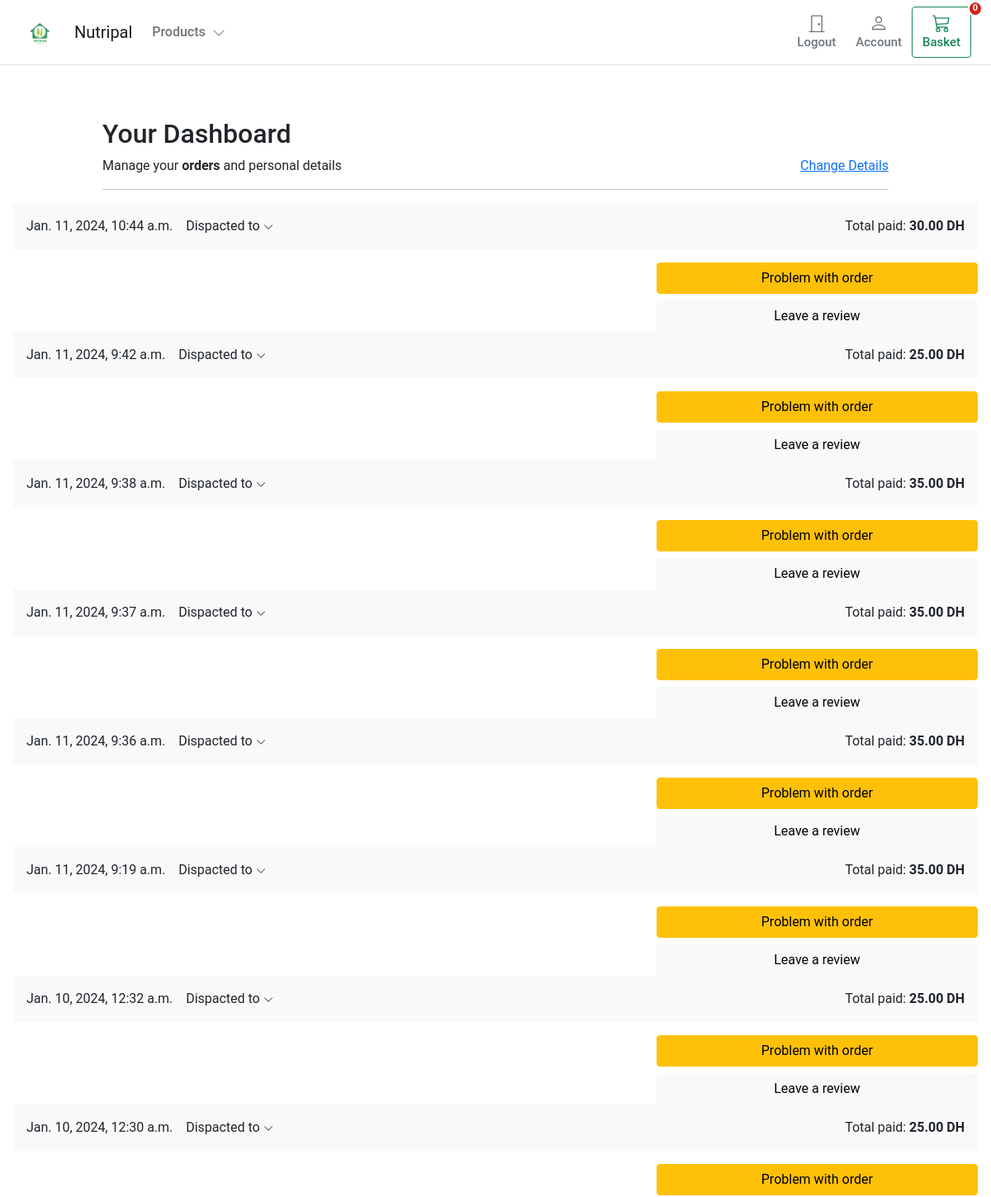
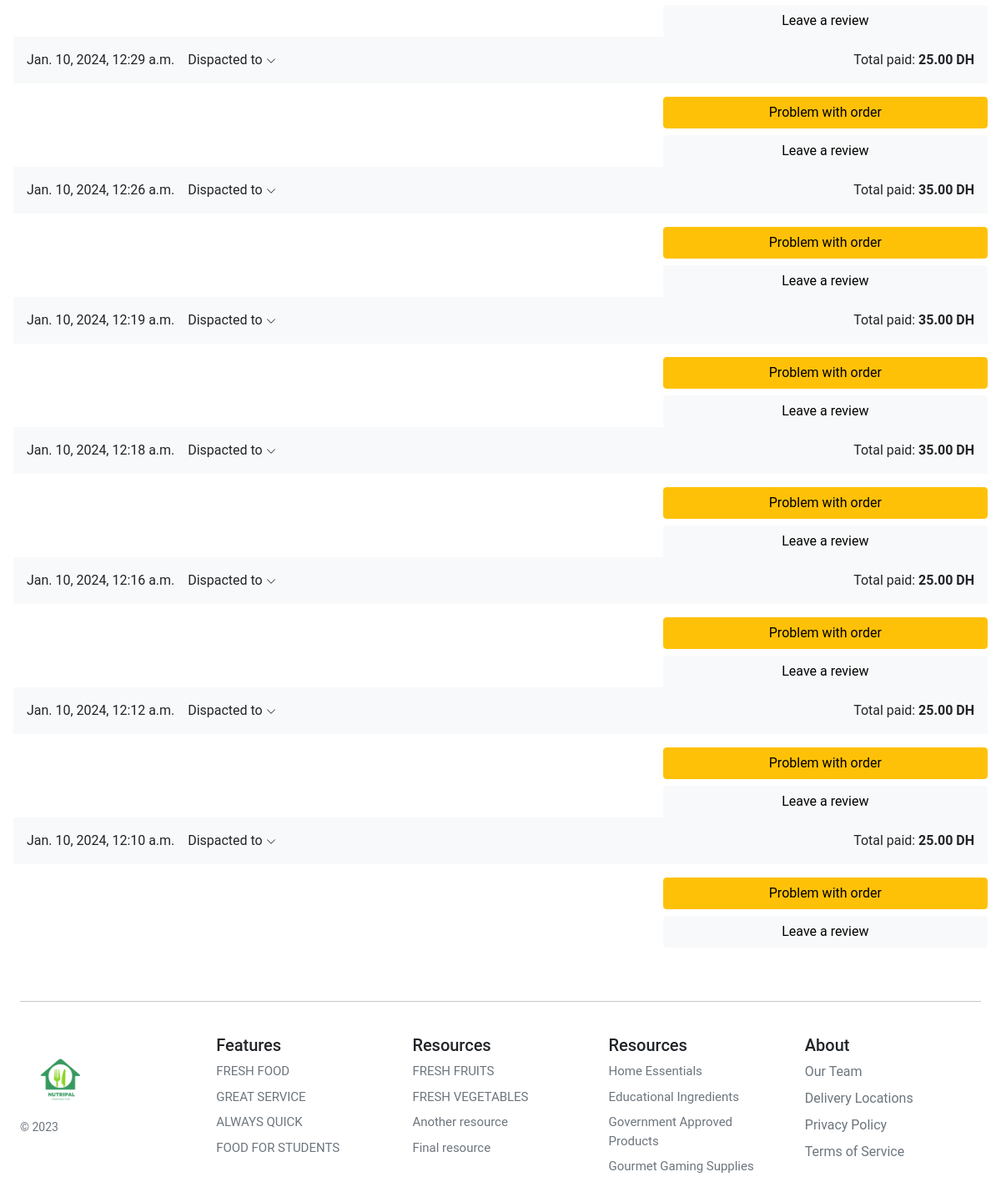
Page /account/dashboard/ (signed in) on the committed database (2 pictures, top to bottom).
### orders/models.py (models this page shows, shortened)
class Order(models.Model):
    user = models.ForeignKey(settings.AUTH_USER_MODEL, on_delete=models.CASCADE, related_name='order_user')
    full_name = models.CharField(max_length=50)
    email = models.EmailField(max_length=254, blank=True)
    address1 = models.CharField(max_length=250)
    address2 = models.CharField(max_length=250)
    phone = models.CharField(max_length=100)
    created = models.DateTimeField(auto_now_add=True)
    updated = models.DateTimeField(auto_now=True)
    total_paid = models.DecimalField(max_digits=5, decimal_places=2)
    order_key = models.CharField(max_length=200)
    payment_option = models.CharField(max_length=200, blank=True)
    billing_status = models.BooleanField(default=False)
    class Meta:
        ordering = ('-created',)

### account/views.py (the view)
@login_required
def dashboard(request):
    user_id = request.user.id
    orders = Order.objects.filter(user_id=user_id).filter(billing_status=True)
    return render(request,
                  'account/user/dashboard.html', {"orders": orders}
                 )

### Basket/basket.py (called while the page is built)
    def __len__(self):
        return sum(item['qty'] for item in self.basket.values())

### Basket/context_processors.py (called while the page is built)
def basket(request):
    return{'basket':Basket(request)}

### Market/context_processors.py (called while the page is built)
def categories(request):
    return{
        'categories': Category.objects.all()
    }

### templates/account/user/dashboard.html (shortened to what this page needs)
{% extends "../../base.html" %} {% load static %} {% block title %}Basket Summary{%endblock %} {% block content %}
<main class="pt-5">
  <div class="container" style="max-width: 1000px">
    <div class="col-12">
      <h1 class="h2">Your Dashboard</h1>
    </div>
    <div class="col-12 d-flex justify-content-between">
      <div>Manage your <b>orders</b> and personal details</div>
      <div><a href="{% url "account:edit_details"%}">Change Details</a></div>
    </div>
    <hr />
  </div>
</main>
<div class="container">
{% for order in orders %}
<div class="row g-3">
  <div class="col-12 bg-light p-3 d-flex justify-content-between">
    <div class="d-flex d-flex-inline">
      <div class="pe-3">{{ order.created }}</div>
      <div class="dropdown">
      <a class="text-reset text-decoration-none dropdown-toggle" href="#" role="link" id="dropdownLink" data-bs-toggle="dropdown" aria-expanded="false">
      Dispacted to
      <svg xmlns="http://www.w3.org/2000/svg" width="12" height="12" fill="currentColor" class="bi bi-chevron-down" viewBox="0 0 16 16">
        <path fill-rule="evenodd" d="M1.646 4.646a.5.5 0 0 1 .708 0L8 10.293l5.646-5.647a.5.5 0 0 1 .708.708l-6 6a.5.5 0 0 1-.708 0l-6-6a.5.5 0 0 1 0-.708z"/>
      </svg>
      </a>
      </div>
    </div>
    <div class="text-end">
      Total paid: <span class="fw-bold">{{ order.total_paid }} DH</span>
    </div>
  </div>
  <div class="col-md-5 col-lg-4 order-md-last p-0 order-3">
    <div class="d-grid gap-2 ">
      <button class="btn btn-warning" type="button">Problem with order</button>
      <button class="btn btn-light" type="button">Leave a review</button>
    </div>
  </div>
  <div class="col-md-7 col-lg-8 p-0">
  </div>
</div>
{% endfor %}
</div>
{% endblock %}

### static/Nutripal/css/base.css (style rules this page uses)
@media (min-width: 1000px) { .container { max-width: 1000px; } }
@media (max-width: 1200px) { .container { max-width: 100%; padding:0 24px; } }
.dropdown-toggle::after { display: none; }
html, body, p, div { letter-spacing: -0.02px; font-family: 'Roboto', sans-serif; }

### rows in the picture
Order: created "Jan. 11, 2024, 10:44 a.m.", total_paid "30.00"
Order: created "Jan. 11, 2024, 9:42 a.m.", total_paid "25.00"
Order: created "Jan. 11, 2024, 9:38 a.m.", total_paid "35.00"
Order: created "Jan. 11, 2024, 9:37 a.m.", total_paid "35.00"
Order: created "Jan. 11, 2024, 9:36 a.m.", total_paid "35.00"
Order: created "Jan. 11, 2024, 9:19 a.m.", total_paid "35.00"
Order: created "Jan. 10, 2024, 12:32 a.m.", total_paid "25.00"
Order: created "Jan. 10, 2024, 12:30 a.m.", total_paid "25.00"
Order: created "Jan. 10, 2024, 12:29 a.m.", total_paid "25.00"
Order: created "Jan. 10, 2024, 12:26 a.m.", total_paid "35.00"
Order: created "Jan. 10, 2024, 12:19 a.m.", total_paid "35.00"
Order: created "Jan. 10, 2024, 12:18 a.m.", total_paid "35.00"
Order: created "Jan. 10, 2024, 12:16 a.m.", total_paid "25.00"
Order: created "Jan. 10, 2024, 12:12 a.m.", total_paid "25.00"
Order: created "Jan. 10, 2024, 12:10 a.m.", total_paid "25.00"
